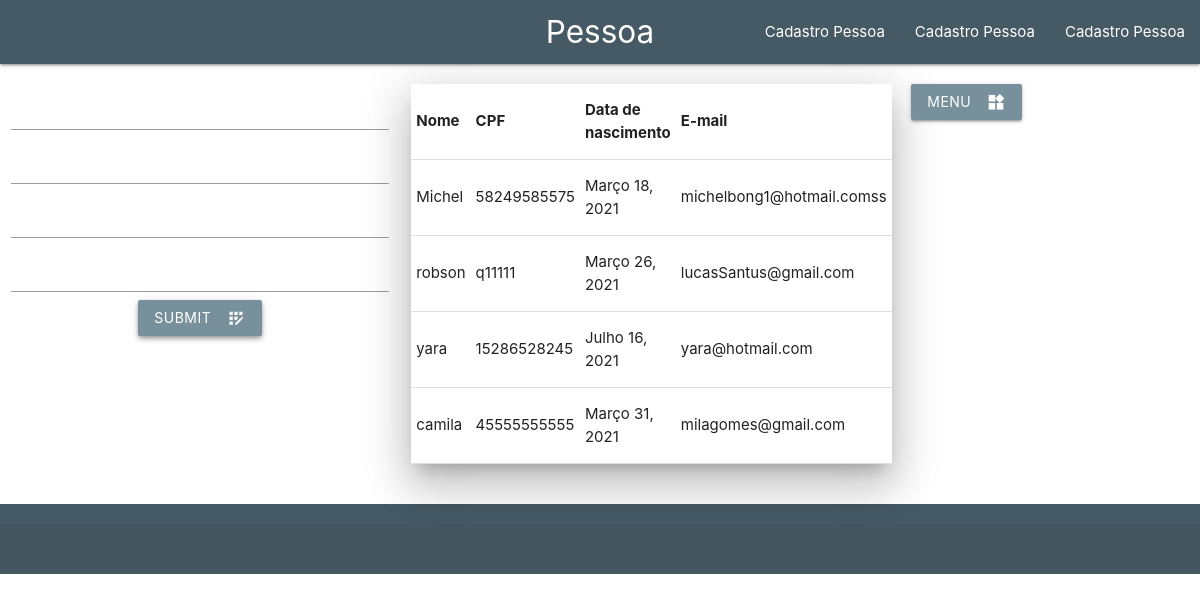
Page /cadastro/registrar-pessoa/ on the committed database.
### cadastro/models.py (models this page shows, shortened)
class Pessoa(models.Model):
    nome_completo = models.CharField(
        verbose_name="Nome completo",
        max_length=194,
    )
    cpf = models.CharField(
        verbose_name="CPF",
        max_length=11,
    )
    data_nascimento = models.DateField(
        verbose_name="Data de nascimento",
        auto_now=False,
        auto_now_add=False,
    )
    email = models.EmailField(
        verbose_name="E-mail",
        max_length=194,
        unique=True,
        null=True,
        blank=True,
    )
    horario_criacao = models.DateTimeField(
        verbose_name="Horário de criação",
        auto_now_add=True,
        null=True,
        blank=True,
    )
    class Meta:
        verbose_name = "Pessoa"
        db_table = "pessoa"

### cadastro/views.py (the view)
# urls.py: path('registrar-pessoa/', views.registrar_pessoa, name="registrar_pessoa"),
def registrar_pessoa(request):
    form = Pessoaform()
    todas_pessoas = Pessoa.objects.all()
    if request.method == "POST":
        form = Pessoaform(request.POST)
        if form.is_valid():
            form.save()
            return redirect("registrar_pessoa")
    context = {
        "form": form,
        "todas_pessoas": todas_pessoas,
        "nome_pagina": "Pessoa",
    }
    return render(request, "registrar_pessoa.html", context)

### cadastro/forms.py
class Pessoaform(forms.ModelForm):
    class Meta:
        model = Pessoa
        fields = ["nome_completo","cpf","data_nascimento","email"]

### templates/registrar_pessoa.html (shortened to what this page needs)
{%extends "base.html" %}
{% load materializecss %}
{%block conteudo%}
<main>
    <div class="row">
        <div class="col s4  margin20">
            <form method="post">
                {{ form.nome_completo|materializecss }}
                {{ form.cpf|materializecss }}
                {{ form.data_nascimento|materializecss }}
                {{ form.email|materializecss }}
                <div class="center ">
                    <button class="btn waves-effect blue-grey lighten-1 z-depth-2" type="submit" name="action">Submit
                        <i class="material-icons right">app_registration</i>
                    </button>
                </div>
            </form>
        </div>
        <div class="col s4 margin20">
            <table class="z-depth-5 ">
                <thead>
                  <tr>
                      <th>Nome</th>
                      <th>CPF</th>
                      <th>Data de nascimento</th>
                      <th>E-mail</th>
                  </tr>
                </thead>
                <tbody>
                    {%for x in todas_pessoas%}
                        <tr>
                            <td>{{x.nome_completo}}</td>
                            <td>{{x.cpf}}</td>
                            <td>{{x.data_nascimento}}</td>
                            <td>{{x.email}}</td>
                        </tr>
                    {%endfor%}
                </tbody>
            </table>
        </div>
        <div class="col s2 offset-s1 margin20 ">
            <a class=" btn waves-effect blue-grey lighten-1 z-depth-1 " href="{% url 'index'%}">
                <i class="material-icons right">widgets</i>Menu
            </a>
        </div>
    </div>
</main>
{%endblock conteudo%}

### static/css/custom.css (style rules this page uses)
.margin20 { margin-top: 20px; margin-bottom: 20px; }

### rows in the picture
Pessoa: nome_completo "Michel", cpf "58249585575", data_nascimento "Março 18, 2021", email "michelbong1@hotmail.comss"
Pessoa: nome_completo "robson", cpf "q11111", data_nascimento "Março 26, 2021", email "lucasSantus@gmail.com"
Pessoa: nome_completo "yara", cpf "15286528245", data_nascimento "Julho 16, 2021", email "yara@hotmail.com"
Pessoa: nome_completo "camila", cpf "45555555555", data_nascimento "Março 31, 2021", email "milagomes@gmail.com"

### other values in the picture
{{ nome_pagina }} "Pessoa"
